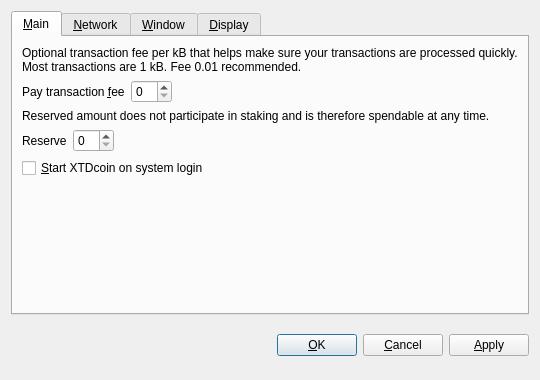
<?xml version="1.0" encoding="UTF-8"?>
<ui version="4.0">
 <class>OptionsDialog</class>
 <widget class="QDialog" name="OptionsDialog">
  <property name="geometry">
   <rect>
    <x>0</x>
    <y>0</y>
    <width>540</width>
    <height>380</height>
   </rect>
  </property>
  <property name="windowTitle">
   <string>Options</string>
  </property>
  <property name="modal">
   <bool>true</bool>
  </property>
  <layout class="QVBoxLayout" name="verticalLayout">
   <item>
    <widget class="QTabWidget" name="tabWidget">
     <property name="tabPosition">
      <enum>QTabWidget::North</enum>
     </property>
     <property name="currentIndex">
      <number>0</number>
     </property>
     <widget class="QWidget" name="tabMain">
      <attribute name="title">
       <string>&amp;Main</string>
      </attribute>
      <layout class="QVBoxLayout" name="verticalLayout_Main">
       <item>
        <widget class="QLabel" name="transactionFeeInfoLabel">
         <property name="text">
          <string>Optional transaction fee per kB that helps make sure your transactions are processed quickly. Most transactions are 1 kB. Fee 0.01 recommended.</string>
         </property>
         <property name="textFormat">
          <enum>Qt::PlainText</enum>
         </property>
         <property name="wordWrap">
          <bool>true</bool>
         </property>
        </widget>
       </item>
       <item>
        <layout class="QHBoxLayout" name="horizontalLayoutFee">
         <item>
          <widget class="QLabel" name="transactionFeeLabel">
           <property name="text">
            <string>Pay transaction &amp;fee</string>
           </property>
           <property name="textFormat">
            <enum>Qt::PlainText</enum>
           </property>
           <property name="buddy">
            <cstring>transactionFee</cstring>
           </property>
          </widget>
         </item>
         <item>
          <widget class="BitcoinAmountField" name="transactionFee"/>
         </item>
         <item>
          <spacer name="horizontalSpacerFee">
           <property name="orientation">
            <enum>Qt::Horizontal</enum>
           </property>
           <property name="sizeHint" stdset="0">
            <size>
             <width>40</width>
             <height>20</height>
            </size>
           </property>
          </spacer>
         </item>
        </layout>
       </item>
       <item>
        <widget class="QLabel" name="reserveBalanceInfoLabel">
         <property name="text">
          <string>Reserved amount does not participate in staking and is therefore spendable at any time.</string>
         </property>
         <property name="textFormat">
          <enum>Qt::PlainText</enum>
         </property>
         <property name="wordWrap">
          <bool>true</bool>
         </property>
        </widget>
       </item>
       <item>
        <layout class="QHBoxLayout" name="horizontalLayoutReserveBalance">
         <item>
          <widget class="QLabel" name="reserveBalanceLabel">
           <property name="text">
            <string>Reserve</string>
           </property>
           <property name="textFormat">
            <enum>Qt::PlainText</enum>
           </property>
           <property name="buddy">
            <cstring>reserveBalance</cstring>
           </property>
          </widget>
         </item>
         <item>
          <widget class="BitcoinAmountField" name="reserveBalance"/>
         </item>
         <item>
          <spacer name="horizontalSpacerReserveBalance">
           <property name="orientation">
            <enum>Qt::Horizontal</enum>
           </property>
           <property name="sizeHint" stdset="0">
            <size>
             <width>40</width>
             <height>20</height>
            </size>
           </property>
          </spacer>
         </item>
        </layout>
       </item>
       <item>
        <widget class="QCheckBox" name="bitcoinAtStartup">
         <property name="toolTip">
          <string>Automatically start XTDcoin after logging in to the system.</string>
         </property>
         <property name="text">
          <string>&amp;Start XTDcoin on system login</string>
         </property>
        </widget>
       </item>
       <item>
        <spacer name="verticalSpacer_Main">
         <property name="orientation">
          <enum>Qt::Vertical</enum>
         </property>
         <property name="sizeHint" stdset="0">
          <size>
           <width>20</width>
           <height>40</height>
          </size>
         </property>
        </spacer>
       </item>
      </layout>
     </widget>
     <widget class="QWidget" name="tabNetwork">
      <attribute name="title">
       <string>&amp;Network</string>
      </attribute>
      <layout class="QVBoxLayout" name="verticalLayout_Network">
       <item>
        <widget class="QCheckBox" name="mapPortUpnp">
         <property name="toolTip">
          <string>Automatically open the XTDcoin client port on the router. This only works when your router supports UPnP and it is enabled.</string>
         </property>
         <property name="text">
          <string>Map port using &amp;UPnP</string>
         </property>
        </widget>
       </item>
       <item>
        <widget class="QCheckBox" name="connectSocks">
         <property name="toolTip">
          <string>Connect to the XTDcoin network through a SOCKS proxy (e.g. when connecting through Tor).</string>
         </property>
         <property name="text">
          <string>&amp;Connect through SOCKS proxy:</string>
         </property>
        </widget>
       </item>
       <item>
        <layout class="QHBoxLayout" name="horizontalLayout_Network">
         <item>
          <widget class="QLabel" name="proxyIpLabel">
           <property name="text">
            <string>Proxy &amp;IP:</string>
           </property>
           <property name="textFormat">
            <enum>Qt::PlainText</enum>
           </property>
           <property name="buddy">
            <cstring>proxyIp</cstring>
           </property>
          </widget>
         </item>
         <item>
          <widget class="QValidatedLineEdit" name="proxyIp">
           <property name="maximumSize">
            <size>
             <width>140</width>
             <height>16777215</height>
            </size>
           </property>
           <property name="toolTip">
            <string>IP address of the proxy (e.g. 127.0.0.1)</string>
           </property>
          </widget>
         </item>
         <item>
          <widget class="QLabel" name="proxyPortLabel">
           <property name="text">
            <string>&amp;Port:</string>
           </property>
           <property name="textFormat">
            <enum>Qt::PlainText</enum>
           </property>
           <property name="buddy">
            <cstring>proxyPort</cstring>
           </property>
          </widget>
         </item>
         <item>
          <widget class="QLineEdit" name="proxyPort">
           <property name="maximumSize">
            <size>
             <width>55</width>
             <height>16777215</height>
            </size>
           </property>
           <property name="toolTip">
            <string>Port of the proxy (e.g. 9050)</string>
           </property>
          </widget>
         </item>
         <item>
          <widget class="QLabel" name="socksVersionLabel">
           <property name="text">
            <string>SOCKS &amp;Version:</string>
           </property>
           <property name="textFormat">
            <enum>Qt::PlainText</enum>
           </property>
           <property name="buddy">
            <cstring>socksVersion</cstring>
           </property>
          </widget>
         </item>
         <item>
          <widget class="QValueComboBox" name="socksVersion">
           <property name="toolTip">
            <string>SOCKS version of the proxy (e.g. 5)</string>
           </property>
          </widget>
         </item>
         <item>
          <spacer name="horizontalSpacer_Network">
           <property name="orientation">
            <enum>Qt::Horizontal</enum>
           </property>
           <property name="sizeHint" stdset="0">
            <size>
             <width>40</width>
             <height>20</height>
            </size>
           </property>
          </spacer>
         </item>
        </layout>
       </item>
       <item>
        <spacer name="verticalSpacer_Network">
         <property name="orientation">
          <enum>Qt::Vertical</enum>
         </property>
         <property name="sizeHint" stdset="0">
          <size>
           <width>20</width>
           <height>40</height>
          </size>
         </property>
        </spacer>
       </item>
      </layout>
     </widget>
     <widget class="QWidget" name="tabWindow">
      <attribute name="title">
       <string>&amp;Window</string>
      </attribute>
      <layout class="QVBoxLayout" name="verticalLayout_Window">
       <item>
        <widget class="QCheckBox" name="minimizeToTray">
         <property name="toolTip">
          <string>Show only a tray icon after minimizing the window.</string>
         </property>
         <property name="text">
          <string>&amp;Minimize to the tray instead of the taskbar</string>
         </property>
        </widget>
       </item>
       <item>
        <widget class="QCheckBox" name="minimizeOnClose">
         <property name="toolTip">
          <string>Minimize instead of exit the application when the window is closed. When this option is enabled, the application will be closed only after selecting Quit in the menu.</string>
         </property>
         <property name="text">
          <string>M&amp;inimize on close</string>
         </property>
        </widget>
       </item>
       <item>
        <spacer name="verticalSpacer_Window">
         <property name="orientation">
          <enum>Qt::Vertical</enum>
         </property>
         <property name="sizeHint" stdset="0">
          <size>
           <width>20</width>
           <height>40</height>
          </size>
         </property>
        </spacer>
       </item>
      </layout>
     </widget>
     <widget class="QWidget" name="tabDisplay">
      <attribute name="title">
       <string>&amp;Display</string>
      </attribute>
      <layout class="QVBoxLayout" name="verticalLayout_Display">
       <item>
        <layout class="QHBoxLayout" name="horizontalLayout_1_Display">
         <item>
          <widget class="QLabel" name="langLabel">
           <property name="text">
            <string>User Interface &amp;language:</string>
           </property>
           <property name="textFormat">
            <enum>Qt::PlainText</enum>
           </property>
           <property name="buddy">
            <cstring>lang</cstring>
           </property>
          </widget>
         </item>
         <item>
          <widget class="QValueComboBox" name="lang">
           <property name="toolTip">
            <string>The user interface language can be set here. This setting will take effect after restarting XTDcoin.</string>
           </property>
          </widget>
         </item>
        </layout>
       </item>
       <item>
        <layout class="QHBoxLayout" name="horizontalLayout_2_Display">
         <item>
          <widget class="QLabel" name="unitLabel">
           <property name="text">
            <string>&amp;Unit to show amounts in:</string>
           </property>
           <property name="textFormat">
            <enum>Qt::PlainText</enum>
           </property>
           <property name="buddy">
            <cstring>unit</cstring>
           </property>
          </widget>
         </item>
         <item>
          <widget class="QValueComboBox" name="unit">
           <property name="toolTip">
            <string>Choose the default subdivision unit to show in the interface and when sending coins.</string>
           </property>
          </widget>
         </item>
        </layout>
       </item>
       <item>
        <widget class="QCheckBox" name="displayAddresses">
         <property name="toolTip">
          <string>Whether to show XTDcoin addresses in the transaction list or not.</string>
         </property>
         <property name="text">
          <string>&amp;Display addresses in transaction list</string>
         </property>
        </widget>
       </item>
       <item>
        <widget class="QCheckBox" name="coinControlFeatures">
         <property name="toolTip">
          <string>Whether to show coin control features or not.</string>
         </property>
         <property name="text">
          <string>Display coin &amp;control features (experts only!)</string>
         </property>
        </widget>
       </item>
       <item>
        <spacer name="verticalSpacer_Display">
         <property name="orientation">
          <enum>Qt::Vertical</enum>
         </property>
         <property name="sizeHint" stdset="0">
          <size>
           <width>20</width>
           <height>40</height>
          </size>
         </property>
        </spacer>
       </item>
      </layout>
     </widget>
    </widget>
   </item>
   <item>
    <layout class="QHBoxLayout" name="horizontalLayout_Buttons">
     <item>
      <spacer name="horizontalSpacer_1">
       <property name="orientation">
        <enum>Qt::Horizontal</enum>
       </property>
       <property name="sizeHint" stdset="0">
        <size>
         <width>40</width>
         <height>48</height>
        </size>
       </property>
      </spacer>
     </item>
     <item>
      <widget class="QLabel" name="statusLabel">
       <property name="font">
        <font>
         <weight>75</weight>
         <bold>true</bold>
        </font>
       </property>
       <property name="text">
        <string/>
       </property>
       <property name="textFormat">
        <enum>Qt::PlainText</enum>
       </property>
       <property name="wordWrap">
        <bool>true</bool>
       </property>
      </widget>
     </item>
     <item>
      <spacer name="horizontalSpacer_2">
       <property name="orientation">
        <enum>Qt::Horizontal</enum>
       </property>
       <property name="sizeHint" stdset="0">
        <size>
         <width>40</width>
         <height>48</height>
        </size>
       </property>
      </spacer>
     </item>
     <item>
      <widget class="QPushButton" name="okButton">
       <property name="text">
        <string>&amp;OK</string>
       </property>
      </widget>
     </item>
     <item>
      <widget class="QPushButton" name="cancelButton">
       <property name="text">
        <string>&amp;Cancel</string>
       </property>
       <property name="autoDefault">
        <bool>false</bool>
       </property>
      </widget>
     </item>
     <item>
      <widget class="QPushButton" name="applyButton">
       <property name="text">
        <string>&amp;Apply</string>
       </property>
       <property name="autoDefault">
        <bool>false</bool>
       </property>
      </widget>
     </item>
    </layout>
   </item>
  </layout>
 </widget>
 <customwidgets>
  <customwidget>
   <class>BitcoinAmountField</class>
   <extends>QSpinBox</extends>
   <header>bitcoinamountfield.h</header>
  </customwidget>
  <customwidget>
   <class>QValueComboBox</class>
   <extends>QComboBox</extends>
   <header>qvaluecombobox.h</header>
  </customwidget>
  <customwidget>
   <class>QValidatedLineEdit</class>
   <extends>QLineEdit</extends>
   <header>qvalidatedlineedit.h</header>
  </customwidget>
 </customwidgets>
 <resources/>
 <connections/>
</ui>
